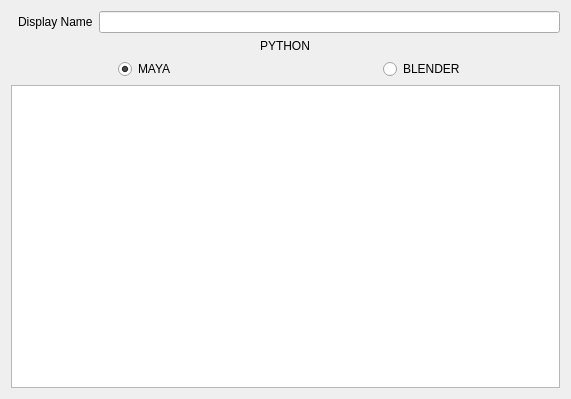
<?xml version="1.0" encoding="UTF-8"?>
<ui version="4.0">
 <class>ScriptEditor</class>
 <widget class="QWidget" name="ScriptEditor">
  <property name="geometry">
   <rect>
    <x>0</x>
    <y>0</y>
    <width>571</width>
    <height>399</height>
   </rect>
  </property>
  <property name="windowTitle">
   <string>LeePicker's Script Window</string>
  </property>
  <property name="windowIcon">
   <iconset>
    <normalon>:/icons/leeAi.png</normalon>
   </iconset>
  </property>
  <layout class="QGridLayout" name="gridLayout">
   <item row="0" column="0">
    <layout class="QVBoxLayout" name="verticalLayout">
     <item>
      <layout class="QHBoxLayout" name="horizontalLayout">
       <item>
        <widget class="QLabel" name="label">
         <property name="text">
          <string>  Display Name</string>
         </property>
         <property name="alignment">
          <set>Qt::AlignmentFlag::AlignCenter</set>
         </property>
        </widget>
       </item>
       <item>
        <widget class="QLineEdit" name="lineEdit">
         <property name="sizePolicy">
          <sizepolicy hsizetype="Expanding" vsizetype="Fixed">
           <horstretch>0</horstretch>
           <verstretch>0</verstretch>
          </sizepolicy>
         </property>
         <property name="maximumSize">
          <size>
           <width>16777215</width>
           <height>16777215</height>
          </size>
         </property>
         <property name="alignment">
          <set>Qt::AlignmentFlag::AlignCenter</set>
         </property>
        </widget>
       </item>
      </layout>
     </item>
     <item alignment="Qt::AlignmentFlag::AlignHCenter">
      <widget class="QLabel" name="PythonLabel">
       <property name="text">
        <string>PYTHON</string>
       </property>
      </widget>
     </item>
     <item>
      <layout class="QHBoxLayout" name="horizontalLayout_2">
       <item alignment="Qt::AlignmentFlag::AlignHCenter">
        <widget class="QRadioButton" name="MayaRadio">
         <property name="text">
          <string>MAYA</string>
         </property>
         <property name="checked">
          <bool>true</bool>
         </property>
        </widget>
       </item>
       <item alignment="Qt::AlignmentFlag::AlignHCenter">
        <widget class="QRadioButton" name="BlenderRadio">
         <property name="text">
          <string>BLENDER</string>
         </property>
        </widget>
       </item>
      </layout>
     </item>
     <item>
      <widget class="QTextEdit" name="ScriptEdit"/>
     </item>
    </layout>
   </item>
  </layout>
 </widget>
 <resources/>
 <connections/>
</ui>
